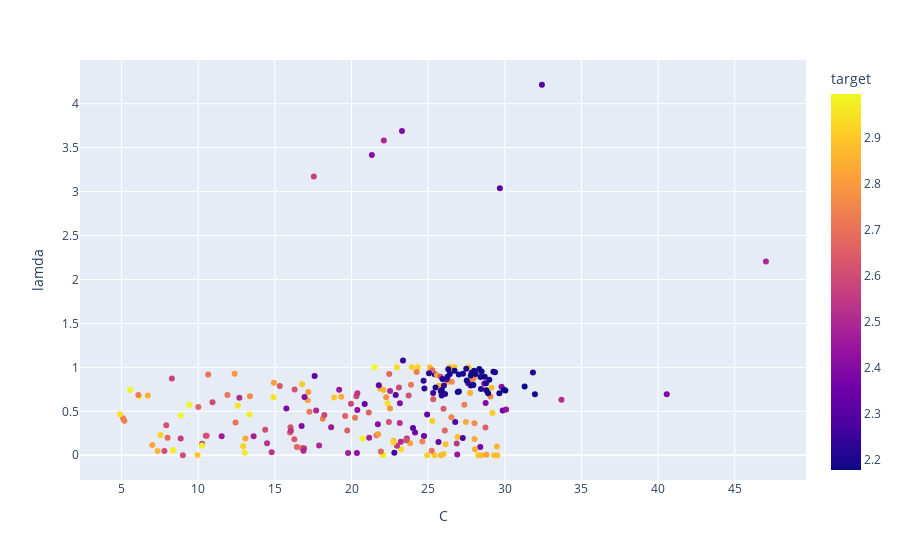

The notebook cell saved with this chart:
### Code cell
px.scatter(df1, x="C", y="lamda", color="target")

### Figure 1 — Plotly figure (JSON) as saved in the notebook; plotly's stock layout.template omitted (floating-point values rounded to 4 significant figures; data arrays with more than 128 entries replaced by an {"elided": "..."} marker saying what was removed)
{"data": [{"hovertemplate": "C=%{x}<br>lamda=%{y}<br>target=%{marker.color}<extra></extra>", "legendgroup": "", "marker": {"color": {"elided": "230 float values"}, "coloraxis": "coloraxis", "symbol": "circle"}, "mode": "markers", "name": "", "orientation": "v", "showlegend": false, "type": "scatter", "x": {"elided": "230 float values"}, "xaxis": "x", "y": {"elided": "230 float values"}, "yaxis": "y"}], "layout": {"coloraxis": {"colorbar": {"title": {"text": "target"}}, "colorscale": [[0, "#0d0887"], [0.1111, "#46039f"], [0.2222, "#7201a8"], [0.3333, "#9c179e"], [0.4444, "#bd3786"], [0.5556, "#d8576b"], [0.6667, "#ed7953"], [0.7778, "#fb9f3a"], [0.8889, "#fdca26"], [1, "#f0f921"]]}, "legend": {"tracegroupgap": 0}, "margin": {"t": 60}, "xaxis": {"anchor": "y", "domain": [0, 1], "title": {"text": "C"}}, "yaxis": {"anchor": "x", "domain": [0, 1], "title": {"text": "lamda"}}}}
